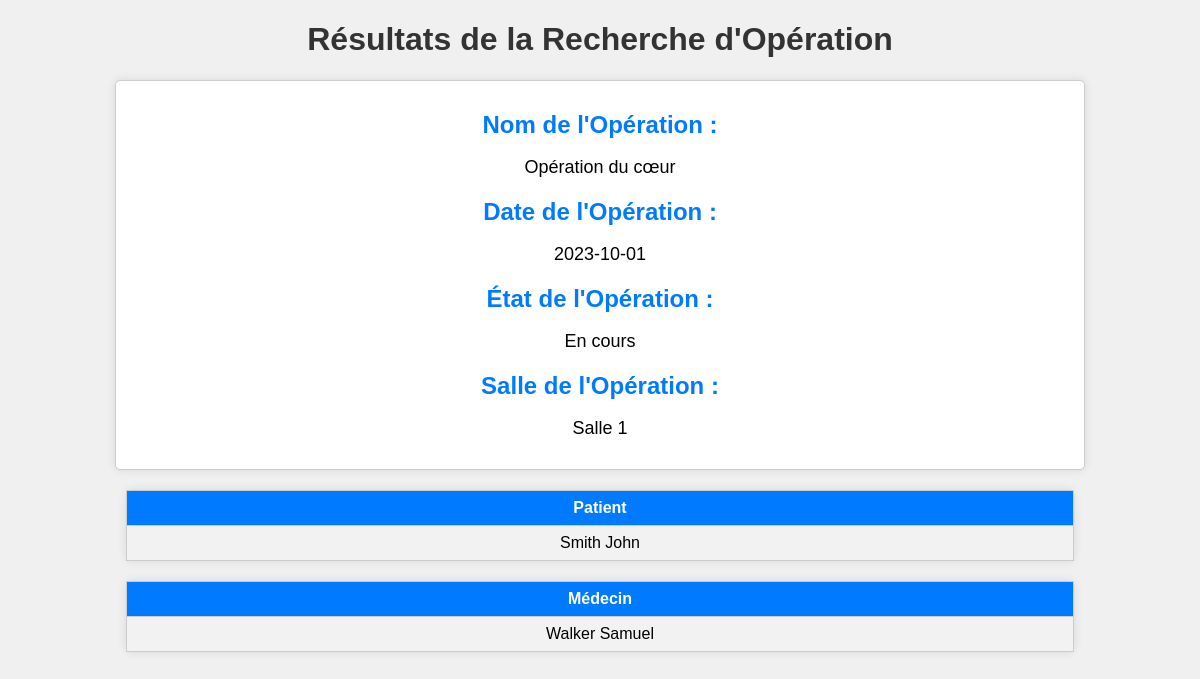
The page /operations.php?operation=1 on the database its author committed.
### tables this page shows
CREATE TABLE `salledesoperations` (
  `ID` int(11) NOT NULL,
  `NomSalle` varchar(255) NOT NULL,
  `IDBadgeRFID` int(11) NOT NULL,
  `DateAcces` datetime NOT NULL,
  `OperationEnCoursID` int(11) DEFAULT NULL
);

CREATE TABLE `operations` (
  `ID` int(11) NOT NULL,
  `NomOperation` varchar(255) NOT NULL,
  `DateOperation` date NOT NULL,
  `Etat` varchar(255) NOT NULL
);

CREATE TABLE `patients` (
  `ID` int(11) NOT NULL,
  `Nom` varchar(255) NOT NULL,
  `Prenom` varchar(255) NOT NULL,
  `DateNaissance` date NOT NULL,
  `OperationID` int(11) DEFAULT NULL,
  `DocteurID` int(11) DEFAULT NULL
);

CREATE TABLE `docteurs` (
  `ID` int(11) NOT NULL,
  `Nom` varchar(255) NOT NULL,
  `Prenom` varchar(255) NOT NULL,
  `IDBadgeRFID` int(11) DEFAULT NULL
);

### operations.php (the view, shortened to what this page needs)
<?php
$connexion = mysqli_connect("localhost", "root", "", "hospitaldb");
$operationID = $_GET["operation"];
$sql_operation = "SELECT o.NomOperation, o.DateOperation, o.Etat, s.NomSalle
                  FROM operations o
                  LEFT JOIN SalleDesOperations s ON o.ID = s.OperationEnCoursID
                  WHERE o.ID = $operationID";
$resultat_operation = mysqli_query($connexion, $sql_operation);
$sql_patients = "SELECT p.Nom, p.Prenom FROM patients p WHERE p.OperationID = $operationID";
$resultat_patients = mysqli_query($connexion, $sql_patients);
$sql_medecins = "SELECT d.Nom, d.Prenom FROM docteurs d
                JOIN patients p ON d.ID = p.DocteurID
                WHERE p.OperationID = $operationID";
$resultat_medecins = mysqli_query($connexion, $sql_medecins);
?>
<!DOCTYPE html>
<html>
<head>
    <link rel="stylesheet" type="text/css" href="style.css">
</head>
<body>
    <h1>Résultats de la Recherche d'Opération</h1>
    <?php
    if (mysqli_num_rows($resultat_operation) > 0) {
        $row_operation = mysqli_fetch_assoc($resultat_operation);
        echo "<div class='operation-info'>";
        echo "<h2>Nom de l'Opération :</h2>";
        echo "<p>" . $row_operation["NomOperation"] . "</p>";
        echo "<h2>Date de l'Opération :</h2>";
        echo "<p>" . $row_operation["DateOperation"] . "</p>";
        echo "<h2>État de l'Opération :</h2>";
        echo "<p>" . $row_operation["Etat"] . "</p>";
        echo "<h2>Salle de l'Opération :</h2>";
        echo "<p>" . $row_operation["NomSalle"] . "</p>";
        echo "</div>";
        if (mysqli_num_rows($resultat_patients) > 0) {
            echo "<table class='patient-table'>";
            echo "<tr>";
            echo "<th>Patient</th>";
            echo "</tr>";
            while ($row_patient = mysqli_fetch_assoc($resultat_patients)) {
                echo "<tr>";
                echo "<td>" . $row_patient["Nom"] . " " . $row_patient["Prenom"] . "</td>";
                echo "</tr>";
            }
            echo "</table>";
        } else {
            echo "Aucun patient trouvé pour cette opération.";
        }
        if (mysqli_num_rows($resultat_medecins) > 0) {
            echo "<table class='medecin-table'>";
            echo "<tr>";
            echo "<th>Médecin</th>";
            echo "</tr>";
            while ($row_medecin = mysqli_fetch_assoc($resultat_medecins)) {
                echo "<tr>";
                echo "<td>" . $row_medecin["Nom"] . " " . $row_medecin["Prenom"] . "</td>";
                echo "</tr>";
            }
            echo "</table>";
        } else {
            echo "Aucun médecin trouvé pour cette opération.";
        }
    } else {
        echo "Aucun résultat trouvé pour cette opération.";
    }
    ?>
</body>
</html>

### style.css (style rules this page uses)
body { font-family: Arial, sans-serif; text-align: center; background-color: #f0f0f0; }
h1 { color: #333; }
table { width: 80%; margin: 20px auto; border-collapse: collapse; background-color: #fff; border: 1px solid #ccc; border-radius: 5px; box-shadow: 0 0 10px rgba(0, 0, 0, 0.1); }
table th { background-color: #007bff; color: #fff; text-align: center; padding: 10px; }
table th, table td { border: 1px solid #ccc; padding: 8px; }
table tr:nth-child(even) { background-color: #f2f2f2; }
.medecin-info, .patient-info, .operation-info { width: 80%; margin: 20px auto; padding: 10px; background-color: #fff; border: 1px solid #ccc; border-radius: 5px; box-shadow: 0 0 10px rgba(0, 0, 0, 0.1); }
.medecin-info h2, .patient-info h2, .operation-info h2 { color: #007bff; font-weight: bold; margin-bottom: 10px; }
.medecin-info p, .patient-info p, .operation-info p { font-size: 18px; margin-bottom: 20px; }
.medecin-table, .patient-table { width: 80%; margin: 20px auto; border-collapse: collapse; background-color: #fff; border: 1px solid #ccc; border-radius: 5px; box-shadow: 0 0 10px rgba(0, 0, 0, 0.1); }
.medecin-table th, .patient-table th { background-color: #007bff; color: #fff; text-align: center; padding: 10px; }
.medecin-table th, .medecin-table td, .patient-table th, .patient-table td { border: 1px solid #ccc; padding: 8px; }
.medecin-table tr:nth-child(even), .patient-table tr:nth-child(even) { background-color: #f2f2f2; }

### rows shown on the page
salledesoperations: OperationEnCoursID.NomOperation "Opération du cœur", OperationEnCoursID.DateOperation "2023-10-01", OperationEnCoursID.Etat "En cours", NomSalle "Salle 1"
patients: Nom "Smith", Prenom "John"
docteurs: Nom "Walker", Prenom "Samuel"
